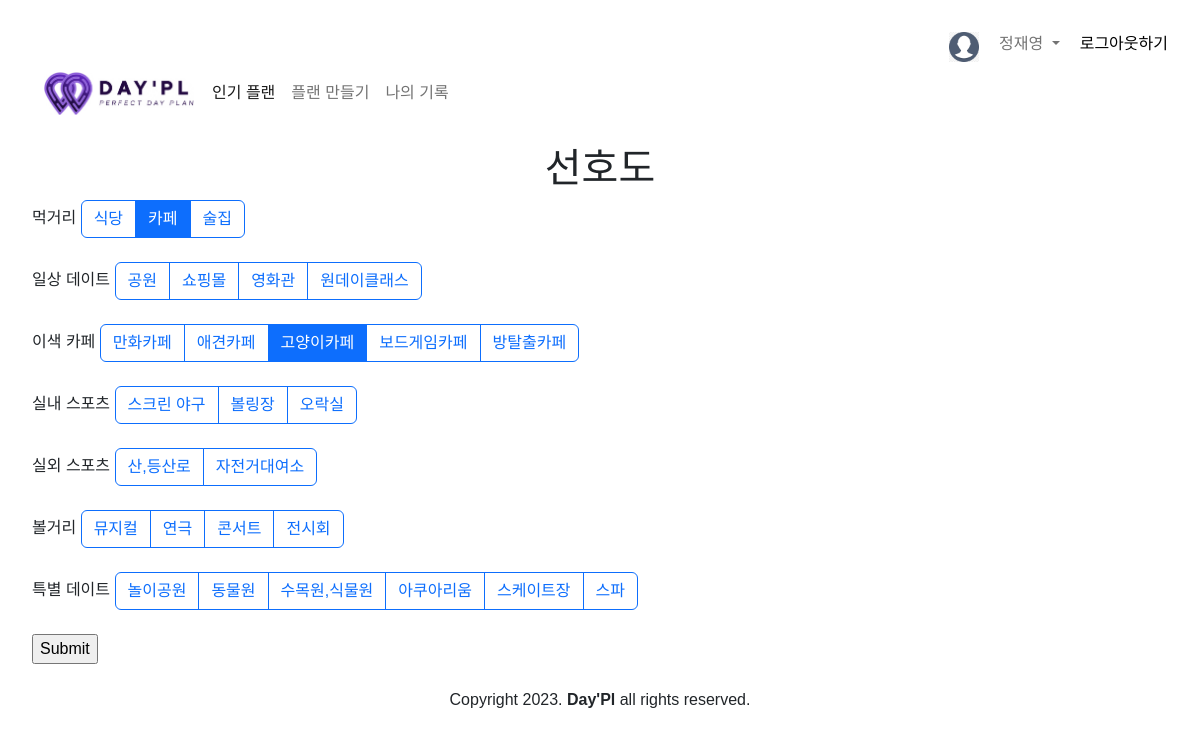
The app's page /preferences/ (signed in) with its own data.
### common/models.py (models this page shows, shortened)
class Profile(models.Model):
    user       = models.OneToOneField(User, on_delete=models.CASCADE)
    uuid       = models.UUIDField(unique=True, default=uuid.uuid4)
    nickname   = models.CharField(max_length=64, blank=False)
    fullname   = models.CharField(max_length=64, blank=False)
    gender     = models.CharField(max_length=64, blank=False)
    birthdate  = models.DateField(max_length=64, blank=False)
    phone      = models.CharField(max_length=64, blank=False)
    mail       = models.CharField(max_length=64, blank=False)
    rq_terms   = models.BooleanField(default=0)
    op_terms   = models.BooleanField(default=0)
    image      = models.ImageField(upload_to='photos/', null=True, default='static/img/profile_img.png')
    sign_date  = models.DateTimeField(auto_now_add=True)

### Day_Pl/models.py (models this page shows, shortened)
class PlaceTypeCategory(models.Model):
    code = models.CharField(max_length=32, default='Z', unique=True)
    name = models.CharField(max_length=32, null=False)

class PlaceType(models.Model):
    category = models.ForeignKey(PlaceTypeCategory, on_delete=models.SET_NULL, null=True)
    code           = models.CharField(max_length=32, default='Z0', unique=True)
    name           = models.CharField(max_length=32, null=False)

### Day_Pl/views/preferences.py (the view, shortened to what this page needs)
# urls.py: path("", browse.index, name = 'browse'), #! 메인 페이지
@login_required
def index(request):
    preference_choices = PlaceType.objects.all() #! preference_choices의 각 원소는 html 요소의 id값으로 쓰임
    user_preference_ids = [user_preference.prefer.pk for user_preference in  Preference.objects.filter(user = request.user)]
    code_alphabets = PlaceTypeCategory.objects.all()
    context = {
        'preference_choices' : preference_choices,
        'user_preference_ids'   : user_preference_ids,
        'code_alphabets' : code_alphabets,
        }
    return render(request, 'preferences.html' , context = context)

### templates/preferences.html (shortened to what this page needs)
{% extends 'layout.html' %}
{% load static %}
{% block contents %}
	<div class="d-flex justify-content-center">
		<h1>선호도</h1>
	</div>
	<form method="post" action="{% url 'Day_Pl:preferences' %}">
		{% for code_alphabet in code_alphabets %}
			<label>{{ code_alphabet.name }}</label>
			<div class="btn-group" role="group" aria-label="Basic checkbox toggle button group">
				{% for preference_item in preference_choices %}
					{% if code_alphabet.code in preference_item.code %}
						<label class="btn btn-outline-primary" for="{{ preference_item.code }}">{{ preference_item.name }}</label>
					{% endif %}
				{% endfor %}
			</div>
			<br><br>
		{% endfor %}
		<input type="submit">
	</form>
{% endblock %}

### templates/components/after_login.html (shortened to what this page needs)
{% load static %}
<div class="d-flex justify-content-end">
	<img class="mt-3" height="30px" width="30px" src="{% static 'IMG/profile_img.png' %}" alt="유저 프로필 IMG">
	<nav class="navbar navbar-expand-lg bg-body-tertiary">
		<div class="container-fluid">
			<div class="collapse navbar-collapse" id="navbarSupportedContent">
				<ul class="navbar-nav me-auto mb-2 mb-lg-0">
					<li class="nav-item dropdown">
						<a class="nav-link dropdown-toggle" href="#" role="button" data-bs-toggle="dropdown" aria-expanded="false">
							{{ user.profile.fullname }}
						</a>
					</li>
				</ul>
			</div>
		</div>
	</nav>
	<a class="mt-3" href="{% url 'common:logout' %}">로그아웃하기</a>
</div>

### static/CSS/style.css (style rules this page uses)
* { font-family: 'Noto Sans KR', sans-serif; box-sizing: border-box; }
body { font-size: 16px; }
a { text-decoration: none; color:black; }
ul { list-style: none; padding: 0; }

### records on screen
PlaceTypeCategory: name "먹거리"
PlaceType: name "식당"
PlaceType: name "카페"
PlaceType: name "술집"
PlaceTypeCategory: name "일상 데이트"
PlaceType: name "공원"
PlaceType: name "쇼핑몰"
PlaceType: name "영화관"
PlaceType: name "원데이클래스"
PlaceTypeCategory: name "이색 카페"
PlaceType: name "만화카페"
PlaceType: name "애견카페"
PlaceType: name "고양이카페"
PlaceType: name "보드게임카페"
PlaceType: name "방탈출카페"
PlaceTypeCategory: name "실내 스포츠"
PlaceType: name "스크린 야구"
PlaceType: name "볼링장"
PlaceType: name "오락실"
PlaceTypeCategory: name "실외 스포츠"
PlaceType: name "산,등산로"
PlaceType: name "자전거대여소"
PlaceTypeCategory: name "볼거리"
PlaceType: name "뮤지컬"
PlaceType: name "연극"
PlaceType: name "콘서트"
PlaceType: name "전시회"
PlaceTypeCategory: name "특별 데이트"
PlaceType: name "놀이공원"
PlaceType: name "동물원"
PlaceType: name "수목원,식물원"
PlaceType: name "아쿠아리움"
PlaceType: name "스케이트장"
PlaceType: name "스파"

### other values on screen
{{ user.profile.fullname }} "정재영"
